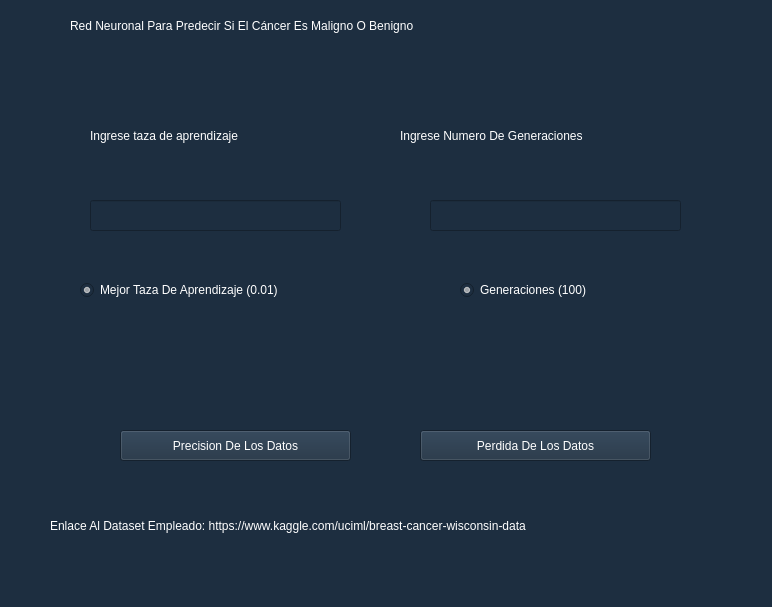
<?xml version="1.0" encoding="UTF-8"?>
<ui version="4.0">
 <class>MainWindow</class>
 <widget class="QMainWindow" name="MainWindow">
  <property name="geometry">
   <rect>
    <x>0</x>
    <y>0</y>
    <width>772</width>
    <height>607</height>
   </rect>
  </property>
  <property name="windowTitle">
   <string>MainWindow</string>
  </property>
  <property name="styleSheet">
   <string notr="true">background-color: rgb(29, 46, 64);</string>
  </property>
  <widget class="QWidget" name="centralwidget">
   <widget class="QLabel" name="label">
    <property name="geometry">
     <rect>
      <x>70</x>
      <y>10</y>
      <width>651</width>
      <height>31</height>
     </rect>
    </property>
    <property name="styleSheet">
     <string notr="true">color: rgb(255, 255, 255);
font: 75 14pt &quot;MS Shell Dlg 2&quot;;</string>
    </property>
    <property name="text">
     <string>Red Neuronal Para Predecir Si El Cáncer Es Maligno O Benigno</string>
    </property>
   </widget>
   <widget class="QLabel" name="label_2">
    <property name="geometry">
     <rect>
      <x>50</x>
      <y>510</y>
      <width>691</width>
      <height>31</height>
     </rect>
    </property>
    <property name="styleSheet">
     <string notr="true">color: rgb(255, 255, 255);
font: 75 10pt &quot;MS Shell Dlg 2&quot;;</string>
    </property>
    <property name="text">
     <string>Enlace Al Dataset Empleado: https://www.kaggle.com/uciml/breast-cancer-wisconsin-data</string>
    </property>
   </widget>
   <widget class="QRadioButton" name="radioEta">
    <property name="geometry">
     <rect>
      <x>80</x>
      <y>280</y>
      <width>281</width>
      <height>20</height>
     </rect>
    </property>
    <property name="styleSheet">
     <string notr="true">color: rgb(255, 255, 255);
font: 75 10pt &quot;MS Shell Dlg 2&quot;;
</string>
    </property>
    <property name="text">
     <string>Mejor Taza De Aprendizaje (0.01)</string>
    </property>
    <property name="checkable">
     <bool>true</bool>
    </property>
    <property name="checked">
     <bool>true</bool>
    </property>
    <property name="autoExclusive">
     <bool>false</bool>
    </property>
   </widget>
   <widget class="QRadioButton" name="radioUmbral">
    <property name="geometry">
     <rect>
      <x>460</x>
      <y>280</y>
      <width>181</width>
      <height>20</height>
     </rect>
    </property>
    <property name="styleSheet">
     <string notr="true">color: rgb(255, 255, 255);
font: 75 10pt &quot;MS Shell Dlg 2&quot;;
</string>
    </property>
    <property name="text">
     <string>Generaciones (100)</string>
    </property>
    <property name="checkable">
     <bool>true</bool>
    </property>
    <property name="checked">
     <bool>true</bool>
    </property>
    <property name="autoExclusive">
     <bool>false</bool>
    </property>
   </widget>
   <widget class="QPushButton" name="botonPrecision">
    <property name="geometry">
     <rect>
      <x>120</x>
      <y>430</y>
      <width>231</width>
      <height>31</height>
     </rect>
    </property>
    <property name="styleSheet">
     <string notr="true">font: 75 12pt &quot;MS Shell Dlg 2&quot;;
color: rgb(255, 255, 255);</string>
    </property>
    <property name="text">
     <string>Precision De Los Datos</string>
    </property>
   </widget>
   <widget class="QPushButton" name="botonPerdida">
    <property name="geometry">
     <rect>
      <x>420</x>
      <y>430</y>
      <width>231</width>
      <height>31</height>
     </rect>
    </property>
    <property name="styleSheet">
     <string notr="true">font: 75 12pt &quot;MS Shell Dlg 2&quot;;
color: rgb(255, 255, 255);</string>
    </property>
    <property name="text">
     <string>Perdida De Los Datos</string>
    </property>
   </widget>
   <widget class="QLabel" name="a">
    <property name="geometry">
     <rect>
      <x>90</x>
      <y>120</y>
      <width>251</width>
      <height>31</height>
     </rect>
    </property>
    <property name="styleSheet">
     <string notr="true">color: rgb(255, 255, 255);
font: 75 12pt &quot;MS Shell Dlg 2&quot;;</string>
    </property>
    <property name="text">
     <string>Ingrese taza de aprendizaje</string>
    </property>
   </widget>
   <widget class="QLabel" name="a_2">
    <property name="geometry">
     <rect>
      <x>400</x>
      <y>120</y>
      <width>311</width>
      <height>31</height>
     </rect>
    </property>
    <property name="styleSheet">
     <string notr="true">color: rgb(255, 255, 255);
font: 75 12pt &quot;MS Shell Dlg 2&quot;;</string>
    </property>
    <property name="text">
     <string>Ingrese Numero De Generaciones</string>
    </property>
   </widget>
   <widget class="QLineEdit" name="inputEta">
    <property name="geometry">
     <rect>
      <x>90</x>
      <y>200</y>
      <width>251</width>
      <height>31</height>
     </rect>
    </property>
    <property name="styleSheet">
     <string notr="true">font: 10pt &quot;MS Shell Dlg 2&quot;;
color: rgb(255, 255, 255);</string>
    </property>
   </widget>
   <widget class="QLineEdit" name="inputGeneraciones">
    <property name="geometry">
     <rect>
      <x>430</x>
      <y>200</y>
      <width>251</width>
      <height>31</height>
     </rect>
    </property>
    <property name="styleSheet">
     <string notr="true">font: 10pt &quot;MS Shell Dlg 2&quot;;
color: rgb(255, 255, 255);</string>
    </property>
   </widget>
   <widget class="QLabel" name="score">
    <property name="geometry">
     <rect>
      <x>100</x>
      <y>340</y>
      <width>571</width>
      <height>41</height>
     </rect>
    </property>
    <property name="text">
     <string/>
    </property>
   </widget>
  </widget>
  <widget class="QMenuBar" name="menubar">
   <property name="geometry">
    <rect>
     <x>0</x>
     <y>0</y>
     <width>772</width>
     <height>26</height>
    </rect>
   </property>
  </widget>
  <widget class="QStatusBar" name="statusbar"/>
 </widget>
 <resources/>
 <connections/>
</ui>
